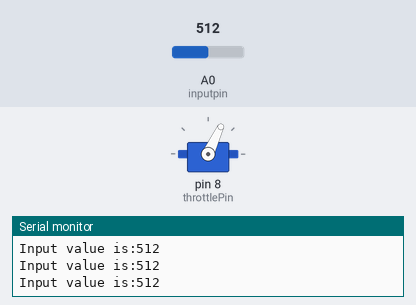
The sketch below on a simulated Arduino Uno, built with avr-gcc and run on an emulated ATmega328P. Shown: servo, the last lines printed to the serial monitor. The test bench sets the inputs (shaded band); at power-on: A0 (inputpin) = 512. At 1.5 s the program stops and its outputs stay as they are.

Above: at 1.2 s.
1.3 s: A0 (inputpin) set to 290
At 2.0 s:
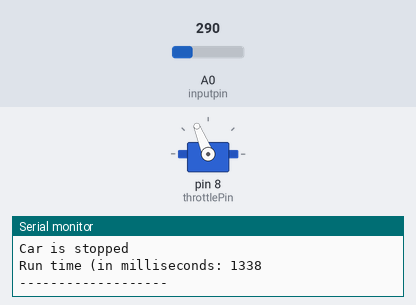
Timing chart, 0 to 3.0 s (numbered marks = the images above; inputs shaded):
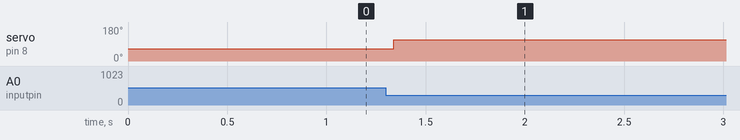

Measured:
- after the input at 1.3 s, servo on pin 8 (throttlePin): 65° → 112° at once

The sketch:

bleachAndThrottle.ino
```cpp
#define inputpin 0
//input pin is the pin to attach the bleach clock sensor too

#define thresh 300
#include <Servo.h>
unsigned long startTime;
unsigned long endTime;

//This will stop the car if the average of the currently read value
//and the previously read value is past the threshold point

//Previous value read by the photoresistor
int prevValue;
//Average of the previous value and the current value
//read by the photoresistor
int avg;
float throttleOpen = 65;
float throttleClose = 112;
float throttleInit = 65;
float throttleCurrent = throttleInit;//hold current value for throttle
Servo throttle;
int throttlePin = 8; //digital
void setup()
{
  Serial.begin(9600);
  Serial.println("-------------------");
  Serial.println("Begin run");

  prevValue = thresh;

  //Get current system time
  startTime = millis();
  throttle.attach(throttlePin);
  throttle.write(throttleInit);
}

void loop()
{

  int input = analogRead(inputpin);

  avg = (input + prevValue)/2;

  if(avg > thresh)
  {
    Serial.print("Input value is:");
    Serial.println(input);
  }
  else
  {
    endTime = millis();
    throttle.write(throttleClose);
    Serial.print("Final input value is:");
    Serial.println(input);
    Serial.println("\n\n\n\n\n");
    Serial.println("Car is stopped");
    unsigned long runMillis = endTime-startTime;
    Serial.print("Run time (in milliseconds: ");
    Serial.println(runMillis);
    Serial.println("-------------------");
    while(1);
  }

  prevValue = input;
}
```
